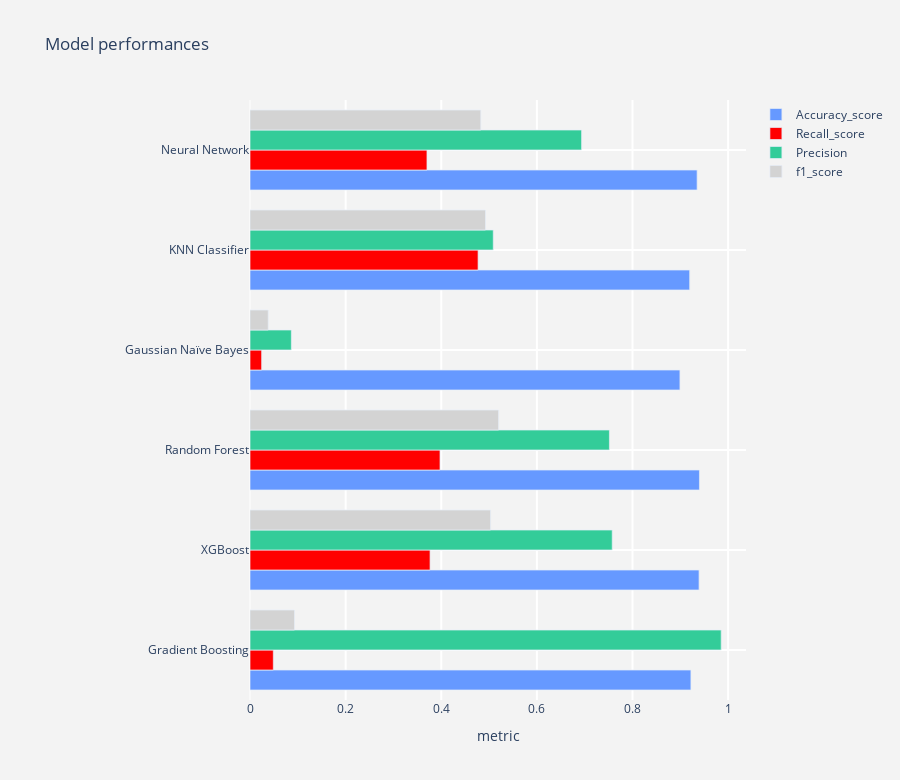

The code cell stored with this chart in its notebook:
### Code cell
model_performances
def output_tracer(metric,color) :
    tracer = go.Bar(y = model_performances["Model"] ,x = model_performances[metric],orientation = "h",
                    name = metric ,marker = dict(line = dict(width =.7),color = color))
    return tracer

layout = go.Layout(dict(title = "Model performances",
                        plot_bgcolor  = "rgb(243,243,243)",
                        paper_bgcolor = "rgb(243,243,243)",
                        xaxis = dict(gridcolor = 'rgb(255, 255, 255)',title = "metric",zerolinewidth=1,ticklen=5,gridwidth=2),
                        yaxis = dict(gridcolor = 'rgb(255, 255, 255)', zerolinewidth=1,ticklen=5,gridwidth=2),
                        margin = dict(l = 250),
                        height = 780
                       )
                  )


trace1  = output_tracer("Accuracy_score","#6699FF")
trace2  = output_tracer('Recall_score',"red")
trace3  = output_tracer('Precision',"#33CC99")
trace4  = output_tracer('f1_score',"lightgrey")

data = [trace1,trace2,trace3,trace4]
fig = go.Figure(data=data,layout=layout)
py.iplot(fig)

### Figure 1 — Plotly figure (JSON) as saved in the notebook; plotly's stock layout.template omitted (floating-point values rounded to 4 significant figures)
{"data": [{"marker": {"color": "#6699FF", "line": {"width": 0.7}}, "name": "Accuracy_score", "orientation": "h", "type": "bar", "x": [0.9222, 0.9392, 0.94, 0.8992, 0.9196, 0.9351], "y": ["Gradient Boosting", "XGBoost", "Random Forest", "Gaussian Naïve Bayes", "KNN Classifier", "Neural Network"]}, {"marker": {"color": "red", "line": {"width": 0.7}}, "name": "Recall_score", "orientation": "h", "type": "bar", "x": [0.04878, 0.3766, 0.3974, 0.02439, 0.477, 0.3702], "y": ["Gradient Boosting", "XGBoost", "Random Forest", "Gaussian Naïve Bayes", "KNN Classifier", "Neural Network"]}, {"marker": {"color": "#33CC99", "line": {"width": 0.7}}, "name": "Precision", "orientation": "h", "type": "bar", "x": [0.9855, 0.7576, 0.7517, 0.08651, 0.5088, 0.6935], "y": ["Gradient Boosting", "XGBoost", "Random Forest", "Gaussian Naïve Bayes", "KNN Classifier", "Neural Network"]}, {"marker": {"color": "lightgrey", "line": {"width": 0.7}}, "name": "f1_score", "orientation": "h", "type": "bar", "x": [0.09296, 0.5031, 0.5199, 0.03805, 0.4924, 0.4827], "y": ["Gradient Boosting", "XGBoost", "Random Forest", "Gaussian Naïve Bayes", "KNN Classifier", "Neural Network"]}], "layout": {"height": 780, "margin": {"l": 250}, "paper_bgcolor": "rgb(243,243,243)", "plot_bgcolor": "rgb(243,243,243)", "title": {"text": "Model performances"}, "xaxis": {"gridcolor": "rgb(255, 255, 255)", "gridwidth": 2, "ticklen": 5, "title": {"text": "metric"}, "zerolinewidth": 1}, "yaxis": {"gridcolor": "rgb(255, 255, 255)", "gridwidth": 2, "ticklen": 5, "zerolinewidth": 1}}}
